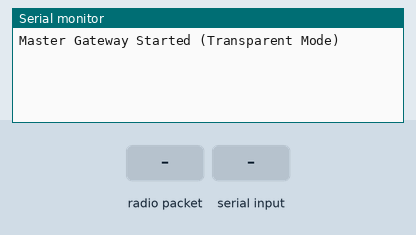
Simulated run of this sketch. Board: ESP32. On the bench: the last lines printed to the serial monitor. Inputs (shaded band) come from the test bench.

Above: at 1.2 s.
1.3 s: radio packet "TX:" arrives
At 2.5 s:
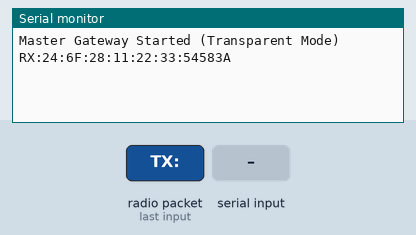
2.8 s: "TX:\n" received over Serial
At 3.4 s:
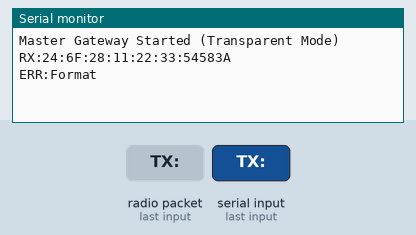
4.3 s: radio packet "5" arrives
At 5.1 s:
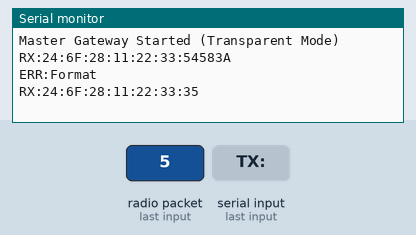
5.8 s: "TX::45\n" received over Serial
At 7.0 s:
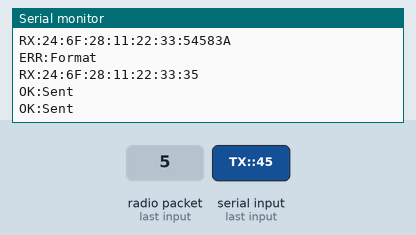

Measured:
- after the input at 1.3 s, the serial monitor: prints a new line after 0.05 s (image 1)
- after the input at 2.8 s, the serial monitor: prints a new line at once (image 2)
- after the input at 4.3 s, the serial monitor: prints a new line after 0.05 s (image 3)
- after the input at 5.8 s, the serial monitor: prints a new line at once (image 4)

The sketch:

master_gateway.ino
```cpp
#include <WiFi.h>
#include <esp_now.h>

// Global buffer for serial input d
String inputBuffer = "";

// Function to convert MAC address array to String
String macToString(const uint8_t *macAddr) {
  char macStr[18];
  snprintf(macStr, sizeof(macStr), "%02X:%02X:%02X:%02X:%02X:%02X", macAddr[0],
           macAddr[1], macAddr[2], macAddr[3], macAddr[4], macAddr[5]);
  return String(macStr);
}

// Function to convert String MAC to uint8_t array
void stringToMac(String macStr, uint8_t *macAddr) {
  int values[6];
  if (6 == sscanf(macStr.c_str(), "%x:%x:%x:%x:%x:%x", &values[0], &values[1],
                  &values[2], &values[3], &values[4], &values[5])) {
    for (int i = 0; i < 6; ++i) {
      macAddr[i] = (uint8_t)values[i];
    }
  }
}

// Helper to convert hex char to byte
uint8_t hexCharToByte(char c) {
  if (c >= '0' && c <= '9')
    return c - '0';
  if (c >= 'A' && c <= 'F')
    return c - 'A' + 10;
  if (c >= 'a' && c <= 'f')
    return c - 'a' + 10;
  return 0;
}

// Helper to convert hex string to byte array
void hexToBytes(String hex, uint8_t *bytes, int maxLen) {
  for (int i = 0; i < hex.length() && (i / 2) < maxLen; i += 2) {
    bytes[i / 2] = (hexCharToByte(hex[i]) << 4) | hexCharToByte(hex[i + 1]);
  }
}

// Callback when data is received via ESP-NOW (ESP32 Core v3.0 compatible)
void OnDataRecv(const esp_now_recv_info_t *info, const uint8_t *incomingData,
                int len) {
  // Format: "RX:<MAC>:<HEX_DATA>"
  String macStr = macToString(info->src_addr);

  Serial.print("RX:");
  Serial.print(macStr);
  Serial.print(":");

  // Convert ANY incoming payload to Hex (Transparent)
  for (int i = 0; i < len; i++) {
    if (incomingData[i] < 16)
      Serial.print("0");
    Serial.print(incomingData[i], HEX);
  }
  Serial.println();
}

// Callback when data is sent
void OnDataSent(const wifi_tx_info_t *info, esp_now_send_status_t status) {
  if (status == ESP_NOW_SEND_SUCCESS) {
    Serial.println("OK:Sent");
  } else {
    Serial.println("ERR:Send Failed");
  }
}

void setup() {
  Serial.begin(115200);
  while (!Serial)
    delay(10);

  WiFi.mode(WIFI_STA);

  if (esp_now_init() != ESP_OK) {
    Serial.println("Error initializing ESP-NOW");
    return;
  }

  esp_now_register_recv_cb(OnDataRecv);
  esp_now_register_send_cb(OnDataSent);

  Serial.println("Master Gateway Started (Transparent Mode)");
}

void loop() {
  // Heartbeat
  static unsigned long lastHeartbeat = 0;
  if (millis() - lastHeartbeat >= 10000) {
    lastHeartbeat = millis();
    Serial.println("HEARTBEAT");
  }

  // Listen for data from Pi
  // Format expected: "TX:<TARGET_MAC>:<DATA>\n"
  while (Serial.available()) {
    char c = Serial.read();
    if (c == '\n') {
      processSerialCommand(inputBuffer);
      inputBuffer = "";
    } else if (c != '\r') {
      inputBuffer += c;
    }
  }
}

void processSerialCommand(String cmd) {
  cmd.trim();
  if (!cmd.startsWith("TX:"))
    return;

  // Format: TX:<MAC>:<HEX_DATA>
  int firstColon = cmd.indexOf(':');    // Should be at index 2
  int lastColon = cmd.lastIndexOf(':'); // The one before the HEX payload

  if (lastColon <= firstColon) {
    Serial.println("ERR:Format");
    return;
  }

  String macStr = cmd.substring(firstColon + 1, lastColon);
  String hexPayload = cmd.substring(lastColon + 1);

  uint8_t peerAddr[6];
  stringToMac(macStr, peerAddr);

  if (!esp_now_is_peer_exist(peerAddr)) {
    esp_now_peer_info_t peerInfo = {};
    memcpy(peerInfo.peer_addr, peerAddr, 6);
    peerInfo.channel = 0;
    peerInfo.encrypt = false;
    if (esp_now_add_peer(&peerInfo) != ESP_OK) {
      Serial.println("ERR:PeerAdd");
      return;
    }
  }

  // Convert Hex string back to bytes
  int payloadLen = hexPayload.length() / 2;
  uint8_t buffer[payloadLen];
  hexToBytes(hexPayload, buffer, payloadLen);

  esp_err_t result = esp_now_send(peerAddr, buffer, payloadLen);

  if (result == ESP_OK) {
    Serial.println("OK:Sent");
  } else {
    Serial.println("ERR:Send Failed");
  }
}
```
